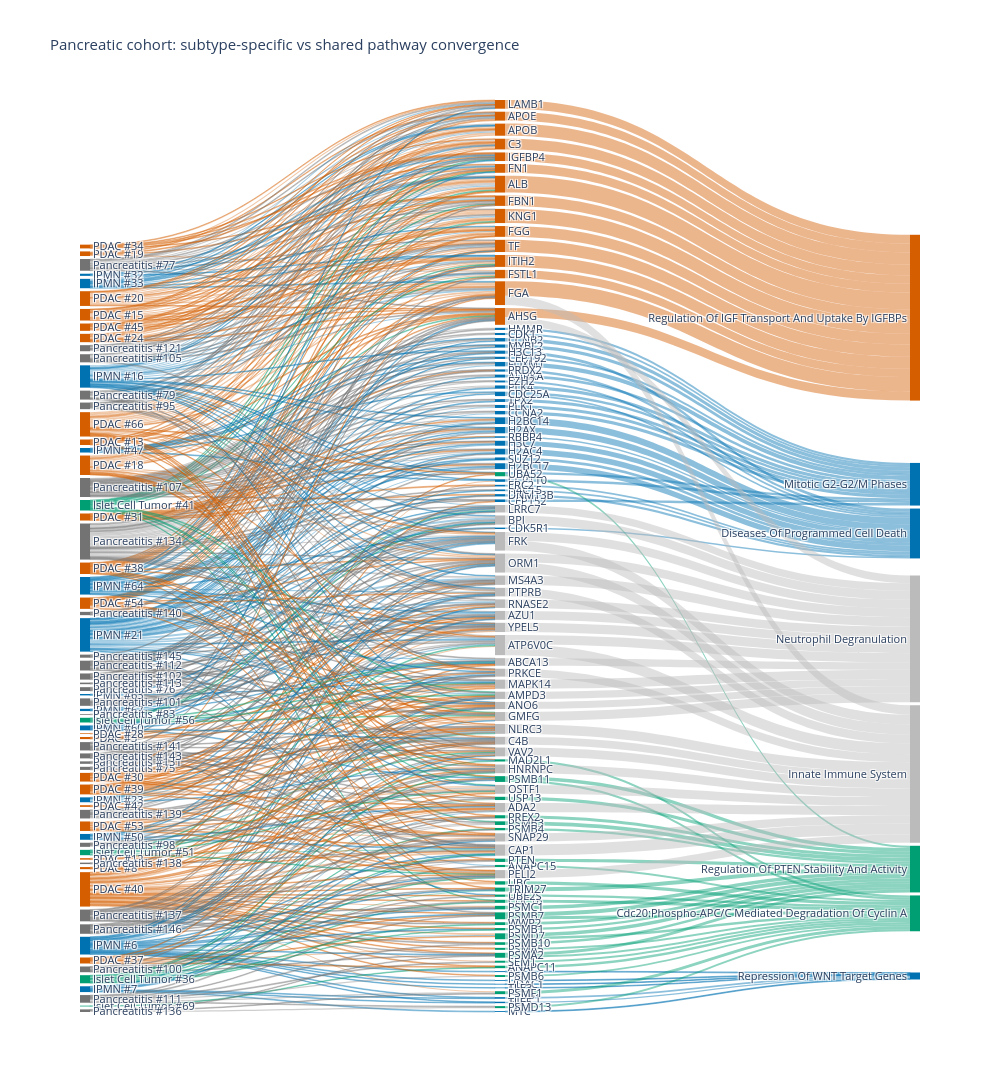

Notebook source saved alongside this figure:
### Code cell
SUBTYPE_PATHWAYS = {
    'PDAC': ['Regulation Of IGF Transport And Uptake By IGFBPs'],
    'IPMN': ['Mitotic G2-G2/M Phases', 'Repression Of WNT Target Genes','Diseases Of Programmed Cell Death'],
    'Islet Cell Tumor': ['Cdc20:Phospho-APC/C Mediated Degradation Of Cyclin A','Regulation Of PTEN Stability And Activity'],  # n=8, interpret cautiously
}
SHARED_PATHWAYS = ['Neutrophil Degranulation', 'Innate Immune System']  # Pancreatitis's own top-rate
# pathways -- included to show it converges on the same generic pathway as everyone else, not a
# distinct one, which is the point of this figure

Zu_pc, Fm_pc = pickle.load(open(PCDIR / 'Pancreatic_Cancer' / 'universe.pkl', 'rb'))
Zu_pt, Fm_pt = pickle.load(open(PCDIR / 'Pancreatitis' / 'universe.pkl', 'rb'))
subtype_Zu = np.vstack([Zu_pc, Zu_pt])

pathway_specs = [(name, owner) for owner, names in SUBTYPE_PATHWAYS.items() for name in names]
pathway_specs += [(name, 'shared') for name in SHARED_PATHWAYS]
subtype_top_idx = [match_pathway_index(name, terms) for name, _ in pathway_specs]
subtype_owner = [owner for _, owner in pathway_specs]
assert all(j is not None for j in subtype_top_idx), pathway_specs

SUBTYPE_PATH_COLORS = [SUBTYPE_COLORS.get(o, '#bbbbbb') for o in subtype_owner]

pathway_gene_edges = {pi: {} for pi in range(len(subtype_top_idx))}
for pi, j in enumerate(subtype_top_idx):
    members = np.where(M[j])[0]
    pats = np.where(subtype_path_sig[:, j])[0]
    if len(pats) == 0 or len(members) == 0:
        continue
    sub = subtype_Zu[np.ix_(pats, members)]
    qual = np.abs(sub) >= EDGE_Z_MIN
    gcols_all = np.where(qual.any(axis=0))[0]
    if len(gcols_all) == 0:
        continue
    deg = qual[:, gcols_all].sum(axis=0)
    strength = np.where(qual[:, gcols_all], np.abs(sub[:, gcols_all]), 0).sum(axis=0)
    ranked = gcols_all[np.lexsort((-strength, -deg))]
    gcols, family_count = [], {}
    for gc in ranked:
        fam = gene_family(universe_syms[members[gc]])
        if family_count.get(fam, 0) >= HISTONE_FAMILY_CAP:
            continue
        gcols.append(gc)
        family_count[fam] = family_count.get(fam, 0) + 1
        if len(gcols) == MAX_GENES_PER_PATHWAY:
            break
    for gc in gcols:
        gu = members[gc]
        pathway_gene_edges[pi][gu] = {pats[k]: sub[k, gc] for k in range(len(pats)) if abs(sub[k, gc]) >= EDGE_Z_MIN}

gene_strength = {}
for pi, edges_by_gene in pathway_gene_edges.items():
    for gu, edges in edges_by_gene.items():
        gene_strength.setdefault(gu, {})[pi] = sum(abs(z) for z in edges.values())
gene_primary_pi = {gu: max(dd, key=dd.get) for gu, dd in gene_strength.items()}
displayed_genes = sorted(gene_strength, key=lambda gu: (gene_primary_pi[gu], -gene_strength[gu][gene_primary_pi[gu]]))

pat_gene_z = {}
for edges_by_gene in pathway_gene_edges.values():
    for gu, edges in edges_by_gene.items():
        for i, z in edges.items():
            pat_gene_z[(i, gu)] = abs(z)
displayed_pats = sorted({i for i, _ in pat_gene_z}, key=lambda i: (subtype_labels[i], i))

n_pat_d, n_gene_d, n_path_d = len(displayed_pats), len(displayed_genes), len(subtype_top_idx)
pat_pos = {i: k for k, i in enumerate(displayed_pats)}
gene_pos = {gu: k for k, gu in enumerate(displayed_genes)}

node_labels = ([f'{subtype_labels[i]} #{i}' for i in displayed_pats] + [universe_syms[gu] for gu in displayed_genes]
              + [strip_reactome_code(terms[j]) for j in subtype_top_idx])
node_colors = ([SUBTYPE_COLORS[subtype_labels[i]] for i in displayed_pats]
              + [SUBTYPE_PATH_COLORS[gene_primary_pi[gu]] for gu in displayed_genes]
              + SUBTYPE_PATH_COLORS)

src, tgt, val, link_col = [], [], [], []
for (i, gu), z in pat_gene_z.items():
    src.append(pat_pos[i])
    tgt.append(n_pat_d + gene_pos[gu])
    val.append(z)
    link_col.append(hex_to_rgba(SUBTYPE_COLORS[subtype_labels[i]], 0.35))
for pi, edges_by_gene in pathway_gene_edges.items():
    for gu, edges in edges_by_gene.items():
        src.append(n_pat_d + gene_pos[gu])
        tgt.append(n_pat_d + n_gene_d + pi)
        val.append(sum(abs(z) for z in edges.values()))
        link_col.append(hex_to_rgba(SUBTYPE_PATH_COLORS[pi], 0.45))

# arrangement='fixed' + explicit x/y tried and reverted -- it fixes the node ANCHOR position but not
# the rendered height (still proportional to each node's total flow), so evenly-spaced y values don't
# leave enough room for high-flow nodes and the diagram looks like it's jumping around. Back to
# 'snap' (auto-sizes correctly); it doesn't guarantee the listed order but is usually close for a
# diagram this small, and it's not visually broken.
fig = go.Figure(go.Sankey(
    arrangement='snap',
    node=dict(label=node_labels, color=node_colors, pad=3, thickness=10, line=dict(width=0)),
    link=dict(source=src, target=tgt, value=val, color=link_col),
))
fig.update_layout(width=1000, height=max(900, (n_pat_d + n_gene_d) * 12), font_size=11,
                  title='Pancreatic cohort: subtype-specific vs shared pathway convergence')

# plotly.js hardcodes a white text-shadow halo on Sankey node labels -- strip it via SVG post-process
svg = fig.to_image(format='svg').decode('utf-8')
svg = re.sub(r'text-shadow:[^;"]*;', '', svg)
out_path = PFDIR / 'pancreatic_subtype_divergence_sankey.png'
cairosvg.svg2png(bytestring=svg.encode('utf-8'), write_to=str(out_path), scale=2)
fig.show()
print(f'{n_pat_d} patients, {n_gene_d} genes, {n_path_d} pathways -> {out_path}')

### Figure 1 — Plotly figure (JSON) as saved in the notebook; plotly's stock layout.template omitted (floating-point values rounded to 4 significant figures; data arrays with more than 128 entries replaced by an {"elided": "..."} marker saying what was removed)
{"data": [{"arrangement": "snap", "link": {"color": {"elided": "745 str values"}, "source": {"elided": "745 int values"}, "target": {"elided": "745 int values"}, "value": {"elided": "745 float values"}}, "node": {"color": {"elided": "176 str values"}, "label": {"elided": "176 str values"}, "line": {"width": 0}, "pad": 3, "thickness": 10}, "type": "sankey"}], "layout": {"font": {"size": 11}, "height": 2016, "title": {"text": "Pancreatic cohort: subtype-specific vs shared pathway convergence"}, "width": 1000}}
